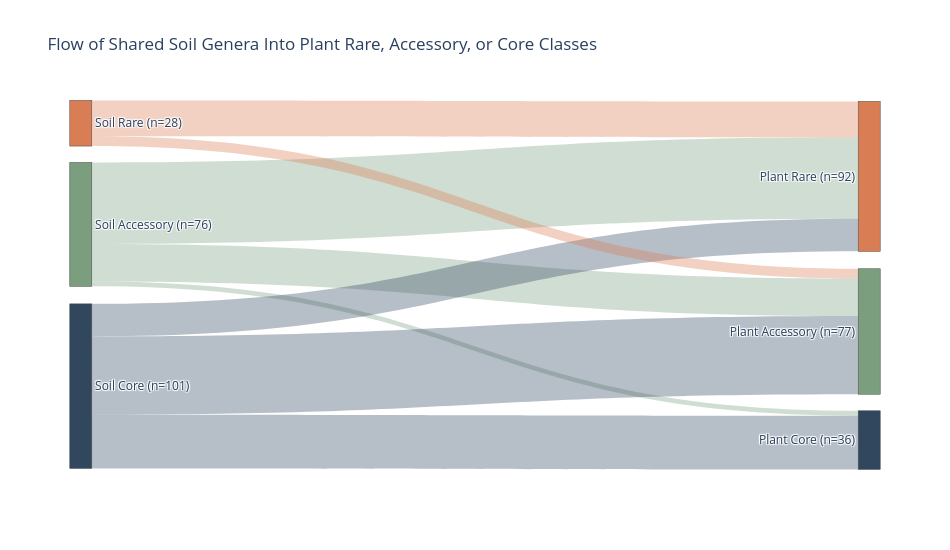

Source (notebook cell):
### Markdown cell above
### Shared genera only

Restricted to genera found in both soil and plants (drops `Not Present in Plants`).

### Code cell
shared_genera_flow = add_node_names(
    genus_flow_counts.loc[
        genus_flow_counts["plant_classification"].ne("Not Present in Plants")
    ]
)

display(
    shared_genera_flow.pivot(
        index="soil_classification",
        columns="plant_classification",
        values="genus_count",
    )
    .reindex(index=soil_classes, columns=soil_classes)
    .fillna(0)
    .astype(int)
)

shared_genera_node_labels = all_genera_node_labels[:-1]

shared_genera_fig = make_sankey(
    shared_genera_flow,
    shared_genera_node_labels,
    "Flow of Shared Soil Genera Into Plant Rare, Accessory, or Core Classes",
    show_node_counts=True,
)
shared_genera_fig.show()

### Figure 1 — Plotly figure (JSON) as saved in the notebook; plotly's stock layout.template omitted (floating-point values rounded to 4 significant figures)
{"data": [{"arrangement": "fixed", "link": {"color": ["rgba(122, 158, 126, 0.35)", "rgba(122, 158, 126, 0.35)", "rgba(122, 158, 126, 0.35)", "rgba(48, 71, 94, 0.35)", "rgba(48, 71, 94, 0.35)", "rgba(48, 71, 94, 0.35)", "rgba(217, 125, 84, 0.35)", "rgba(217, 125, 84, 0.35)"], "label": ["Accessory -> Accessory | genera: 23", "Accessory -> Core | genera: 3", "Accessory -> Rare | genera: 50", "Core -> Accessory | genera: 48", "Core -> Core | genera: 33", "Core -> Rare | genera: 20", "Rare -> Accessory | genera: 6", "Rare -> Rare | genera: 22"], "source": [1, 1, 1, 2, 2, 2, 0, 0], "target": [4, 5, 3, 4, 5, 3, 4, 3], "value": [23, 3, 50, 48, 33, 20, 6, 22]}, "node": {"color": ["#d97d54", "#7a9e7e", "#30475e", "#d97d54", "#7a9e7e", "#30475e"], "label": ["Soil Rare (n=28)", "Soil Accessory (n=76)", "Soil Core (n=101)", "Plant Rare (n=92)", "Plant Accessory (n=77)", "Plant Core (n=36)"], "pad": 18, "thickness": 22, "x": [0.001, 0.001, 0.001, 0.999, 0.999, 0.999], "y": [0.06283, 0.3362, 0.7734, 0.2064, 0.6257, 0.9192]}, "type": "sankey"}], "layout": {"font": {"size": 12}, "height": 550, "title": {"text": "Flow of Shared Soil Genera Into Plant Rare, Accessory, or Core Classes"}, "width": 950}}
